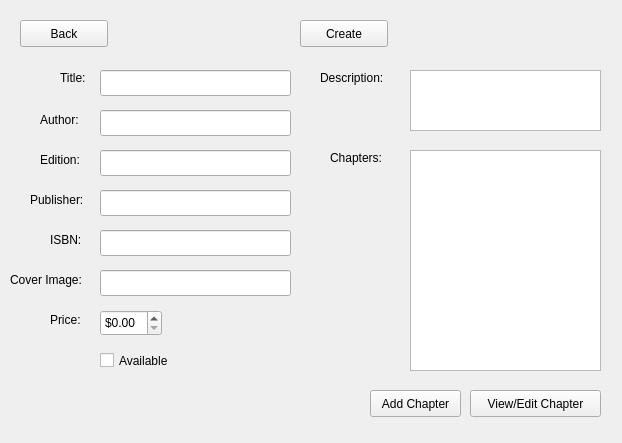
<?xml version="1.0" encoding="UTF-8"?>
<ui version="4.0">
 <class>CreateTextbookFormWindow</class>
 <widget class="QWidget" name="CreateTextbookFormWindow">
  <property name="geometry">
   <rect>
    <x>0</x>
    <y>0</y>
    <width>622</width>
    <height>443</height>
   </rect>
  </property>
  <property name="windowTitle">
   <string>Form</string>
  </property>
  <widget class="QLineEdit" name="titleTextbox">
   <property name="geometry">
    <rect>
     <x>100</x>
     <y>70</y>
     <width>191</width>
     <height>26</height>
    </rect>
   </property>
   <property name="text">
    <string/>
   </property>
  </widget>
  <widget class="QCheckBox" name="availabilityCheckBox">
   <property name="geometry">
    <rect>
     <x>100</x>
     <y>350</y>
     <width>89</width>
     <height>21</height>
    </rect>
   </property>
   <property name="text">
    <string>Available</string>
   </property>
  </widget>
  <widget class="QLabel" name="label_6">
   <property name="geometry">
    <rect>
     <x>50</x>
     <y>230</y>
     <width>31</width>
     <height>20</height>
    </rect>
   </property>
   <property name="text">
    <string>ISBN:</string>
   </property>
  </widget>
  <widget class="QLabel" name="label_8">
   <property name="geometry">
    <rect>
     <x>330</x>
     <y>150</y>
     <width>58</width>
     <height>16</height>
    </rect>
   </property>
   <property name="text">
    <string>Chapters:</string>
   </property>
  </widget>
  <widget class="QPushButton" name="createButton">
   <property name="geometry">
    <rect>
     <x>300</x>
     <y>20</y>
     <width>88</width>
     <height>27</height>
    </rect>
   </property>
   <property name="text">
    <string>Create</string>
   </property>
  </widget>
  <widget class="QLabel" name="label_3">
   <property name="geometry">
    <rect>
     <x>320</x>
     <y>70</y>
     <width>71</width>
     <height>16</height>
    </rect>
   </property>
   <property name="text">
    <string>Description:</string>
   </property>
  </widget>
  <widget class="QDoubleSpinBox" name="priceSpinBox">
   <property name="geometry">
    <rect>
     <x>100</x>
     <y>310</y>
     <width>62</width>
     <height>26</height>
    </rect>
   </property>
   <property name="prefix">
    <string>$</string>
   </property>
  </widget>
  <widget class="QLineEdit" name="coverImageTextbox">
   <property name="geometry">
    <rect>
     <x>100</x>
     <y>270</y>
     <width>191</width>
     <height>26</height>
    </rect>
   </property>
  </widget>
  <widget class="QLabel" name="label_2">
   <property name="geometry">
    <rect>
     <x>40</x>
     <y>110</y>
     <width>51</width>
     <height>20</height>
    </rect>
   </property>
   <property name="text">
    <string>Author:</string>
   </property>
  </widget>
  <widget class="QLineEdit" name="authorTextbox">
   <property name="geometry">
    <rect>
     <x>100</x>
     <y>110</y>
     <width>191</width>
     <height>26</height>
    </rect>
   </property>
  </widget>
  <widget class="QLabel" name="label">
   <property name="geometry">
    <rect>
     <x>60</x>
     <y>70</y>
     <width>31</width>
     <height>16</height>
    </rect>
   </property>
   <property name="text">
    <string>Title:</string>
   </property>
  </widget>
  <widget class="QPushButton" name="viewEditChaptersButton">
   <property name="geometry">
    <rect>
     <x>470</x>
     <y>390</y>
     <width>131</width>
     <height>27</height>
    </rect>
   </property>
   <property name="text">
    <string>View/Edit Chapter</string>
   </property>
  </widget>
  <widget class="QPushButton" name="backButton">
   <property name="geometry">
    <rect>
     <x>20</x>
     <y>20</y>
     <width>88</width>
     <height>27</height>
    </rect>
   </property>
   <property name="text">
    <string>Back</string>
   </property>
  </widget>
  <widget class="QLabel" name="label_9">
   <property name="geometry">
    <rect>
     <x>50</x>
     <y>310</y>
     <width>31</width>
     <height>20</height>
    </rect>
   </property>
   <property name="text">
    <string>Price:</string>
   </property>
  </widget>
  <widget class="QLabel" name="label_7">
   <property name="geometry">
    <rect>
     <x>10</x>
     <y>270</y>
     <width>81</width>
     <height>20</height>
    </rect>
   </property>
   <property name="text">
    <string>Cover Image:</string>
   </property>
  </widget>
  <widget class="QLineEdit" name="isbnTextbox">
   <property name="geometry">
    <rect>
     <x>100</x>
     <y>230</y>
     <width>191</width>
     <height>26</height>
    </rect>
   </property>
  </widget>
  <widget class="QLabel" name="label_5">
   <property name="geometry">
    <rect>
     <x>30</x>
     <y>190</y>
     <width>61</width>
     <height>20</height>
    </rect>
   </property>
   <property name="text">
    <string>Publisher:</string>
   </property>
  </widget>
  <widget class="QPlainTextEdit" name="descriptionTextbox">
   <property name="geometry">
    <rect>
     <x>410</x>
     <y>70</y>
     <width>191</width>
     <height>61</height>
    </rect>
   </property>
  </widget>
  <widget class="QListView" name="chaptersList">
   <property name="geometry">
    <rect>
     <x>410</x>
     <y>150</y>
     <width>191</width>
     <height>221</height>
    </rect>
   </property>
  </widget>
  <widget class="QPushButton" name="createChapterButton">
   <property name="geometry">
    <rect>
     <x>370</x>
     <y>390</y>
     <width>91</width>
     <height>27</height>
    </rect>
   </property>
   <property name="text">
    <string>Add Chapter</string>
   </property>
  </widget>
  <widget class="QLabel" name="label_4">
   <property name="geometry">
    <rect>
     <x>40</x>
     <y>150</y>
     <width>51</width>
     <height>20</height>
    </rect>
   </property>
   <property name="text">
    <string>Edition:</string>
   </property>
  </widget>
  <widget class="QLineEdit" name="editionTextbox">
   <property name="geometry">
    <rect>
     <x>100</x>
     <y>150</y>
     <width>191</width>
     <height>26</height>
    </rect>
   </property>
  </widget>
  <widget class="QLineEdit" name="publisherTextbox">
   <property name="geometry">
    <rect>
     <x>100</x>
     <y>190</y>
     <width>191</width>
     <height>26</height>
    </rect>
   </property>
  </widget>
 </widget>
 <resources/>
 <connections/>
</ui>
